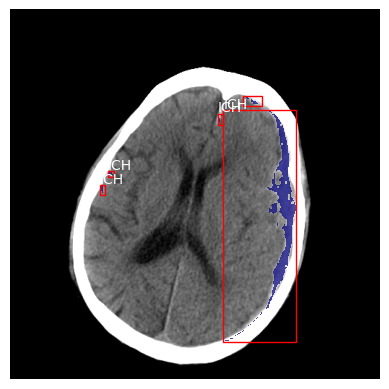

This chart was generated by the following Python code:
import os
import SimpleITK as sitk
import math
import matplotlib.pyplot as plt
import matplotlib.patches as patches
import numpy as np
import json
from tqdm import tqdm

def non_max_suppression_fast(boxes, overlapThresh):
	# if there are no boxes, return an empty list
	if len(boxes) == 0:
		return []

	# if the bounding boxes integers, convert them to floats --
	# this is important since we'll be doing a bunch of divisions
	if boxes.dtype.kind == "i":
		boxes = boxes.astype("float")

	# initialize the list of picked indexes   
	pick = []

	# grab the coordinates of the bounding boxes
	x1 = boxes[:,0]
	y1 = boxes[:,1]
	x2 = boxes[:,0]+boxes[:,2]
	y2 = boxes[:,1]+boxes[:,3]

	# compute the area of the bounding boxes and sort the bounding
	# boxes by the bottom-right y-coordinate of the bounding box
	area = (x2 - x1 + 1) * (y2 - y1 + 1)
	idxs = np.argsort(y2)

	# keep looping while some indexes still remain in the indexes
	# list
	while len(idxs) > 0:
		# grab the last index in the indexes list and add the
		# index value to the list of picked indexes
		last = len(idxs) - 1
		i = idxs[last]
		pick.append(i)

		# find the largest (x, y) coordinates for the start of
		# the bounding box and the smallest (x, y) coordinates
		# for the end of the bounding box
		xx1 = np.maximum(x1[i], x1[idxs[:last]])
		yy1 = np.maximum(y1[i], y1[idxs[:last]])
		xx2 = np.minimum(x2[i], x2[idxs[:last]])
		yy2 = np.minimum(y2[i], y2[idxs[:last]])

		# compute the width and height of the bounding box
		w = np.maximum(0, xx2 - xx1 + 1)
		h = np.maximum(0, yy2 - yy1 + 1)

		# compute the ratio of overlap
		overlap = (w * h) / area[idxs[:last]]

		# delete all indexes from the index list that have
		idxs = np.delete(idxs, np.concatenate(([last],
			np.where(overlap > overlapThresh)[0])))

	# return only the bounding boxes that were picked using the
	# integer data type
	return boxes[pick].astype("int")

def bboxes_from_slice(image_slice, label_slice,plot=False, min_intensity=-1024, max_intensity=1024, opacity=0,classnames={},save_path=""):
	labelStatFilter = sitk.LabelStatisticsImageFilter()
	labelStatFilter.Execute(image_slice, label_slice)

	bboxes = []
	for label in labelStatFilter.GetLabels():
		if label == 0:
			continue

		# connected components
		binaryThresholdFilter = sitk.BinaryThresholdImageFilter()
		binaryThresholdFilter.SetLowerThreshold(label)
		binaryThresholdFilter.SetUpperThreshold(label)
		binaryThresholdFilter.SetInsideValue(1)
		binaryThresholdFilter.SetOutsideValue(0)
		label_slice_ = binaryThresholdFilter.Execute(label_slice)

		ccFilter = sitk.ConnectedComponentImageFilter()
		label_slice_ = ccFilter.Execute(label_slice_)

		labelShapeFilter = sitk.LabelShapeStatisticsImageFilter()
		labelShapeFilter.Execute(label_slice_)

		boxes = []
		for cc_region in labelShapeFilter.GetLabels():
			(x, y, w, h) = labelShapeFilter.GetBoundingBox(cc_region)
			boxes.append([x,y,w,h])
		boxes = np.array(boxes)

		# combine overlapping bboxes
		boxes = non_max_suppression_fast(boxes,0.5)

		for box in boxes:
			bboxes.append((box[0],box[1],box[2],box[3],label))

	# plot to debug
	intensityWindowingFilter = sitk.IntensityWindowingImageFilter()
	intensityWindowingFilter.SetOutputMaximum(255)
	intensityWindowingFilter.SetOutputMinimum(0)
	intensityWindowingFilter.SetWindowMaximum(max_intensity);
	intensityWindowingFilter.SetWindowMinimum(min_intensity);

	image_np = sitk.GetArrayFromImage(intensityWindowingFilter.Execute(image_slice))
	image_np = image_np/255

	# Create figure and axes
	fig,ax = plt.subplots(1)

	# Display the image
	mask = sitk.GetArrayFromImage(label_slice)
	masked = np.ma.masked_where(mask == 0, mask)

	ax.imshow(image_np,cmap="gray")
	ax.imshow(masked,cmap="jet",alpha=opacity)

	ax.set_axis_off()

	# Create a Rectangle patch
	for (x, y, w, h, label) in bboxes:
		if label == 1:
			color = "r"
		elif label == 2:
			color = "c"
		rect = patches.Rectangle((x,y),w,h,linewidth=1,edgecolor=color,facecolor="none")
		if str(label) in classnames.keys():
			ax.text(x,y-3, classnames[str(label)], color="w")

		# Add the patch to the Axes
		ax.add_patch(rect)

	if plot:
		plt.show()

	if save_path != "":
		plt.savefig(save_path,bbox_inches='tight',transparent=True, pad_inches=0)

	plt.clf()
	plt.close()

	return bboxes

class BoundingBox:
	def __init__(self,
		image_path,
		label_path,
		output_dir="./output",
		image_format="png",
		opacity=0,
		direction="axial",
		min_intensity=-1024,
		max_intensity=1024,
		classname_file=""
		):
		self.image_path = image_path
		self.label_path = label_path
		self.output_dir = output_dir
		self.image_format = image_format
		self.opacity = opacity
		self.direction = direction
		self.min_intensity=min_intensity
		self.max_intensity=max_intensity
		self.classname_file=""
		self.classnames={}

	def run(self):
		# check file existence
		if not (os.path.exists(self.image_path) and os.path.exists(self.label_path)):
			raise IOError("Input image/label file not exist")

		# check input corrert
		assert self.image_format in ["png","jpg"], "Output image format can only be png or jpg"
		assert self.opacity>=0 and self.opacity<=1, "Opacity should between 0 and 1"
		assert self.direction in ["axial", "coronal", "sagittal"], "Image direction can only be axial, coronal or sagittal"

		# create output dir
		os.makedirs(self.output_dir,exist_ok=True)

		# read the image and label
		reader = sitk.ImageFileReader()
		reader.SetFileName(self.image_path)
		image = reader.Execute()

		reader.SetFileName(self.label_path)
		label = reader.Execute()

		# get image smallest spacing and convert to isotropic image
		if self.direction == "axial":
			minSpacing = min(image.GetSpacing()[0:2])
		old_spacing = image.GetSpacing()
		old_size = image.GetSize()

		if self.direction == "axial":
			new_spacing = (minSpacing,minSpacing,old_spacing[2])
		new_size = [int(math.ceil(old_spacing[i]*old_size[i]/new_spacing[i])) for i in range(3)]
		new_size = tuple(new_size)

		resampler = sitk.ResampleImageFilter()
		resampler.SetOutputSpacing(new_spacing)
		resampler.SetSize(new_size)
		resampler.SetOutputOrigin(image.GetOrigin())
		resampler.SetOutputDirection(image.GetDirection())

		resampler.SetInterpolator(sitk.sitkLinear)
		image = resampler.Execute(image)
		resampler.SetInterpolator(sitk.sitkNearestNeighbor)
		label = resampler.Execute(label)

		size = list(image.GetSize())
		size[2] = 0

		# read class name file
		if self.classname_file is not None:
			if self.classname_file != "" and os.path.exists(self.classname_file):

				with open(self.classname_file,"r") as f:
					self.classnames = json.load(f)

		if self.direction == "axial":
			pbar = tqdm(range(image.GetSize()[2])[:])
			for z in pbar:
				index = [0, 0, z]
				extractor = sitk.ExtractImageFilter()
				extractor.SetSize(size)
				extractor.SetIndex(index)

				bboxes = bboxes_from_slice(extractor.Execute(image),extractor.Execute(label),
					plot=False,
					min_intensity=self.min_intensity,
					max_intensity=self.max_intensity,
					opacity=self.opacity,
					classnames=self.classnames,
					save_path=os.path.join(self.output_dir, str(z).zfill(3)+"."+self.image_format))